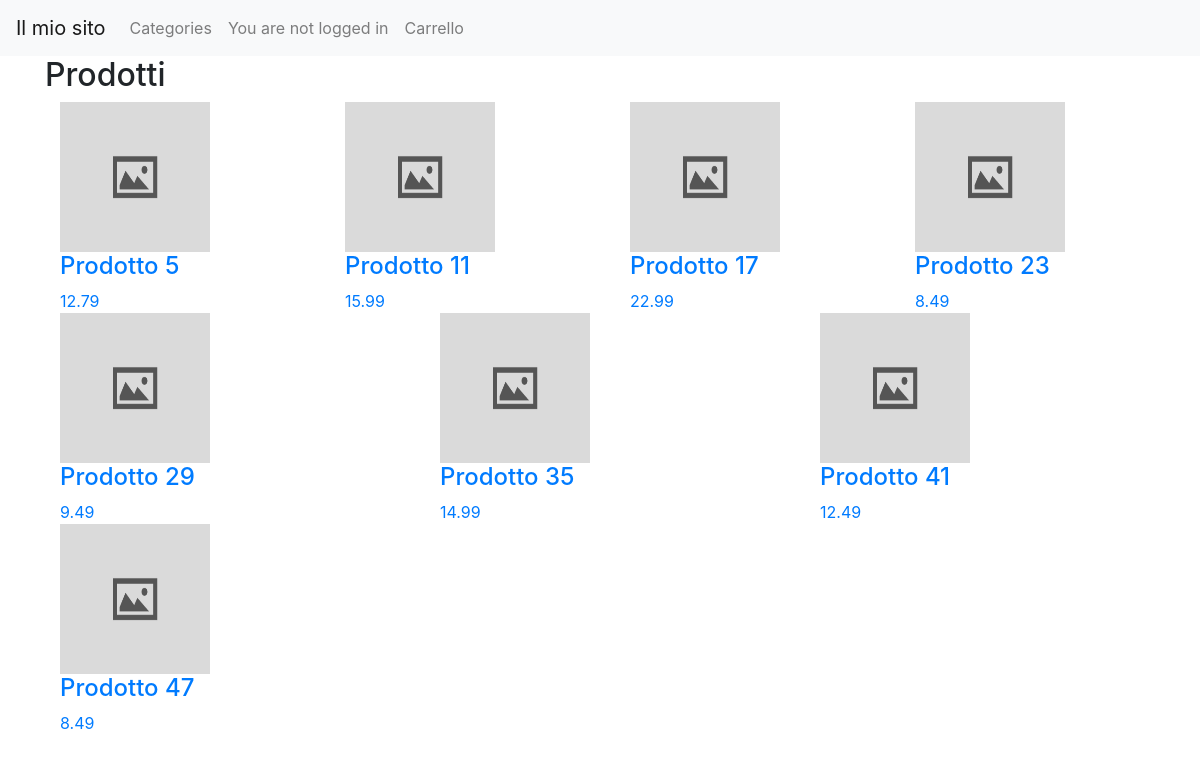
The app's page /page_categoria.php?id=4 with its own data.
### tables this page shows
CREATE TABLE `appartiene` (
  `ID` int(11) NOT NULL,
  `idProdotto` int(11) DEFAULT NULL,
  `idCategoria` int(11) DEFAULT NULL
);

CREATE TABLE `prodotto` (
  `ID` int(11) NOT NULL,
  `nome` varchar(255) DEFAULT NULL,
  `descrizione` text DEFAULT NULL,
  `prezzo` decimal(10,2) DEFAULT NULL,
  `quantita` int(11) DEFAULT NULL,
  `img_path` varchar(255) NOT NULL
);

### classi/db_connection.php (called while the page is built, shortened)
<?php
class Database {
    private $servername = "localhost";
    private $username = "root";
    private $password = "";
    private $dbname = "ecommerce";
    private $conn;
    private function __construct() {
        $this->conn = new mysqli($this->servername, $this->username, $this->password, $this->dbname);
    }
    function read_table($table, $where = null, $type_where=null) {
        $sql = "SELECT * FROM $table";
        if ($where !== null) {
            $sql .= " WHERE ";
            $params = [];
            foreach ($where as $field => $value) {
                $sql .= "$field = ? AND ";
                $params[] = $value;
            }
            $sql = substr($sql, 0, -5);
            $conn = $this->conn;
            $stmt = $conn->prepare($sql);
            if($type_where==null)
                $s= str_repeat('s', count($params));
            else
                $s=$type_where;
            $stmt->bind_param($s, ...$params);
        } else {
            $conn = $this->conn;
            $stmt = $conn->prepare($sql);
        }
        $stmt->execute();
        $result = $stmt->get_result();
        return $result;
    }
}
?>

### classi/prodotto.php (the view, shortened to what this page needs)
<?php
class Prodotto {
    private $id;
    private $nome;
    private $prezzo;
    private $path;
    public function __construct($id, $nome, $descrizione, $prezzo, $quantita, $path) {
        $this->id = $id;
        $this->nome = $nome;
        $this->prezzo = $prezzo;
        if($path){
            $this->path = $path;
        }
        else{
            $this->path="default-image.jpg";
        }
    }
    public function showProdHome(){
        $s="<a href='page_prodotto.php?id=$this->id'><div class='col'><img src='img/$this->path' width='150' height='150'>";
        $s.="<br><h4>$this->nome</h4>   $this->prezzo</div></a>";
        return $s;
    }
}
?>

### page_categoria.php (shortened to what this page needs)
<?php
require_once("classi/db_connection.php");
require_once("classi/prodotto.php");
require_once("classi/navbar.php");
$db=Database::getInstance() ;
if(isset($_SESSION['id']) && $_SESSION['id']!="") {
    $navbar = new NavBar($_SESSION['id']);
} else {
    $navbar = new NavBar();
}
$id_categoria=$_GET['id'];
$index=0;
?>
<!DOCTYPE html>
<html lang="en">
<head>
    <link rel="stylesheet" href="https://stackpath.bootstrapcdn.com/bootstrap/4.3.1/css/bootstrap.min.css">
</head>
<body>
    <?php
        echo $navbar->showNavbar();
    ?>
    <div class="container">
        <h2>Prodotti</h2>
        <div class="row">
            <?php
            $where=array(
                "appartiene.idCategoria"=>$id_categoria
            );
            $result=$db->read_table("prodotto join appartiene on prodotto.ID=appartiene.idProdotto", $where, "i");
            while($row=$result->fetch_assoc()){
                $prodotto= new Prodotto(
                    $row['idProdotto'],
                    $row['nome'],
                    $row['descrizione'],
                    $row['prezzo'],
                    $row['quantita'],
                    $row['img_path']
                );
                echo "<div class='col'>";
                echo $prodotto->showProdHome();
                echo "</div>";
                if(($index) == 3){
                    echo "</div><div class='row'>";
                    $index = 0;
                }
                $index++;
            }
            ?>
        </div>
</body>
</html>

### records on screen
appartiene: idProdotto.nome "Prodotto 5", idProdotto.prezzo "12.79"
appartiene: idProdotto.nome "Prodotto 11", idProdotto.prezzo "15.99"
appartiene: idProdotto.nome "Prodotto 17", idProdotto.prezzo "22.99"
appartiene: idProdotto.nome "Prodotto 23", idProdotto.prezzo "8.49"
appartiene: idProdotto.nome "Prodotto 29", idProdotto.prezzo "9.49"
appartiene: idProdotto.nome "Prodotto 35", idProdotto.prezzo "14.99"
appartiene: idProdotto.nome "Prodotto 41", idProdotto.prezzo "12.49"
appartiene: idProdotto.nome "Prodotto 47", idProdotto.prezzo "8.49"
